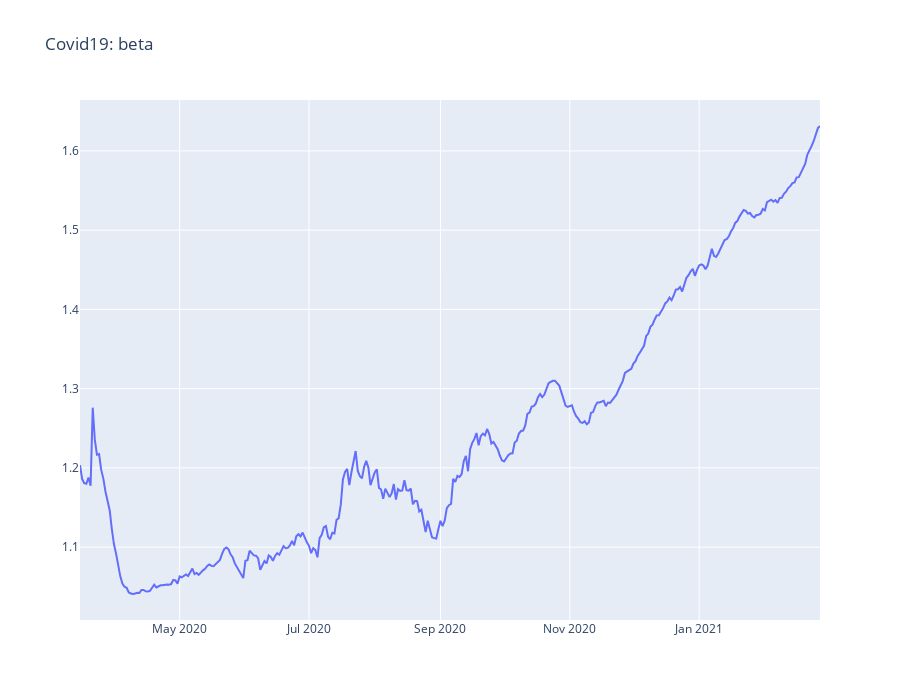

Source (notebook cell):
### Code cell
fig1 = go.Figure()
fig1.add_trace(go.Scatter(x=lst_range[:-1], y=beta, name="beta"))

fig1.update_layout(title_text="Covid19: beta", height=700)
fig1.write_html("figures/SIR_data.html")
fig1.show()

### Figure 1 — Plotly figure (JSON) as saved in the notebook; plotly's stock layout.template omitted (floating-point values rounded to 4 significant figures; data arrays with more than 128 entries replaced by an {"elided": "..."} marker saying what was removed)
{"data": [{"name": "beta", "type": "scatter", "x": {"elided": "350 str values"}, "y": {"elided": "350 float values"}}], "layout": {"height": 700, "title": {"text": "Covid19: beta"}}}
